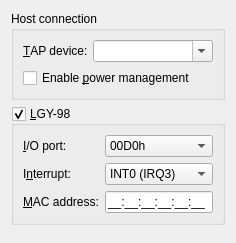
<?xml version="1.0" encoding="UTF-8"?>
<ui version="4.0">
 <class>NetworkPage</class>
 <widget class="QWidget" name="NetworkPage">
  <layout class="QVBoxLayout" name="mainLayout">
   <item>
    <widget class="QGroupBox" name="tapGroup">
     <property name="title">
      <string>Host connection</string>
     </property>
     <layout class="QFormLayout" name="tapLayout">
      <item row="0" column="0">
       <widget class="QLabel" name="tapLabel">
        <property name="text">
         <string>&amp;TAP device:</string>
        </property>
        <property name="buddy">
         <cstring>NP2NETTAP</cstring>
        </property>
       </widget>
      </item>
      <item row="0" column="1">
       <widget class="QComboBox" name="NP2NETTAP">
        <property name="editable">
         <bool>true</bool>
        </property>
        <property name="toolTip">
         <string>A TAP interface the user may open, e.g. made with: ip tuntap add dev tap0 mode tap user NAME</string>
        </property>
       </widget>
      </item>
      <item row="1" column="0" colspan="2">
       <widget class="QCheckBox" name="NP2NETPMM">
        <property name="text">
         <string>Enable &amp;power management</string>
        </property>
       </widget>
      </item>
     </layout>
    </widget>
   </item>
   <item>
    <widget class="QGroupBox" name="USELGY98">
     <property name="title">
      <string>&amp;LGY-98</string>
     </property>
     <property name="checkable">
      <bool>true</bool>
     </property>
     <layout class="QFormLayout" name="lgy98Layout">
      <item row="0" column="0">
       <widget class="QLabel" name="lgy98IoLabel">
        <property name="text">
         <string>&amp;I/O port:</string>
        </property>
        <property name="buddy">
         <cstring>LGY98_IO</cstring>
        </property>
       </widget>
      </item>
      <item row="0" column="1">
       <widget class="QComboBox" name="LGY98_IO">
        <item>
         <property name="text">
          <string>00D0h</string>
         </property>
        </item>
        <item>
         <property name="text">
          <string>10D0h</string>
         </property>
        </item>
        <item>
         <property name="text">
          <string>20D0h</string>
         </property>
        </item>
        <item>
         <property name="text">
          <string>30D0h</string>
         </property>
        </item>
        <item>
         <property name="text">
          <string>40D0h</string>
         </property>
        </item>
        <item>
         <property name="text">
          <string>50D0h</string>
         </property>
        </item>
        <item>
         <property name="text">
          <string>60D0h</string>
         </property>
        </item>
        <item>
         <property name="text">
          <string>70D0h</string>
         </property>
        </item>
       </widget>
      </item>
      <item row="1" column="0">
       <widget class="QLabel" name="lgy98IrqLabel">
        <property name="text">
         <string>I&amp;nterrupt:</string>
        </property>
        <property name="buddy">
         <cstring>LGY98IRQ</cstring>
        </property>
       </widget>
      </item>
      <item row="1" column="1">
       <widget class="QComboBox" name="LGY98IRQ">
        <item>
         <property name="text">
          <string>INT0 (IRQ3)</string>
         </property>
        </item>
        <item>
         <property name="text">
          <string>INT1 (IRQ5)</string>
         </property>
        </item>
        <item>
         <property name="text">
          <string>INT2 (IRQ6)</string>
         </property>
        </item>
        <item>
         <property name="text">
          <string>INT5 (IRQ12)</string>
         </property>
        </item>
       </widget>
      </item>
      <item row="2" column="0">
       <widget class="QLabel" name="lgy98MacLabel">
        <property name="text">
         <string>&amp;MAC address:</string>
        </property>
        <property name="buddy">
         <cstring>LGY98MAC</cstring>
        </property>
       </widget>
      </item>
      <item row="2" column="1">
       <widget class="QLineEdit" name="LGY98MAC">
        <property name="inputMask">
         <string>HH:HH:HH:HH:HH:HH;_</string>
        </property>
       </widget>
      </item>
     </layout>
    </widget>
   </item>
   <item>
    <spacer name="bottomSpacer">
     <property name="orientation">
      <enum>Qt::Vertical</enum>
     </property>
    </spacer>
   </item>
  </layout>
 </widget>
 <resources/>
 <connections/>
</ui>
